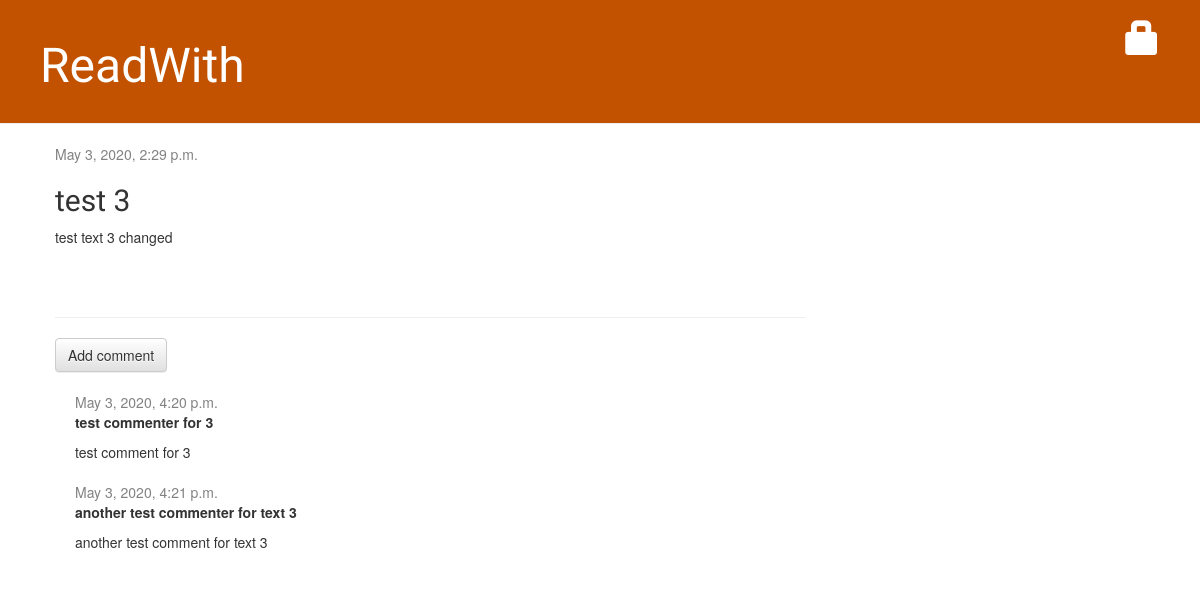
Screenshot of /post/3/ with the database file from the repository.
### readwith/models.py (models this page shows, shortened)
class Post(models.Model):
    author = models.ForeignKey(settings.AUTH_USER_MODEL, on_delete=models.CASCADE)
    title = models.CharField(max_length=200)
    text = models.TextField()
    created_date = models.DateTimeField(default=timezone.now)
    published_date = models.DateTimeField(blank=True, null=True)

class Comment(models.Model):
    post = models.ForeignKey('readwith.Post', on_delete=models.CASCADE, related_name='comments')
    author = models.CharField(max_length=200)
    text = models.TextField()
    created_date = models.DateTimeField(default=timezone.now)
    approved_comment = models.BooleanField(default=False)

### readwith/views.py (the view)
# urls.py: path('post/<int:pk>/', views.post_detail, name='post_detail'),
def post_detail(request, pk):
    post = get_object_or_404(Post, pk=pk)
    return render(request, 'readwith/post_detail.html', {'post': post})

### readwith/templates/readwith/post_detail.html (shortened to what this page needs)
{% extends 'readwith/base.html' %}
{% block content %}
    <div class="post">
        {% if post.published_date %}
            <div class="date">
                {{ post.published_date }}
            </div>
        {% else %}
            <a class="btn btn-default" href="{% url 'post_publish' pk=post.pk %}">Publish</a>
        {% endif %}
        <h2>{{ post.title }}</h2>
        <p>{{ post.text|linebreaksbr }}</p>
    </div>
    <hr>
    <a class="btn btn-default" href="{% url 'add_comment_to_post' pk=post.pk %}">Add comment</a>
{% for comment in post.comments.all %}
    {% if user.is_authenticated or comment.approved_comment %}
    <div class="comment">
        <div class="date">
            {{ comment.created_date }}
        </div>
        <strong>{{ comment.author }}</strong>
        <p>{{ comment.text|linebreaks }}</p>
    </div>
    {% endif %}
{% empty %}
    <p>No comments here yet :(</p>
{% endfor %}
{% endblock %}

### readwith/static/css/readwith.css (style rules this page uses)
h1, h2, h3, h4 { font-family: 'Lobster', cursive; }
.date { color: #828282; }
.post { margin-bottom: 70px; }
.comment { margin: 20px 0px 20px 20px; }

### rows the page displays
Post: published_date "May 3, 2020, 2:29 p.m.", title "test 3", text "test text 3 changed"
Comment: created_date "May 3, 2020, 4:20 p.m.", author "test commenter for 3", text "test comment for 3"
Comment: created_date "May 3, 2020, 4:21 p.m.", author "another test commenter for text 3", text "another test comment for text 3"
